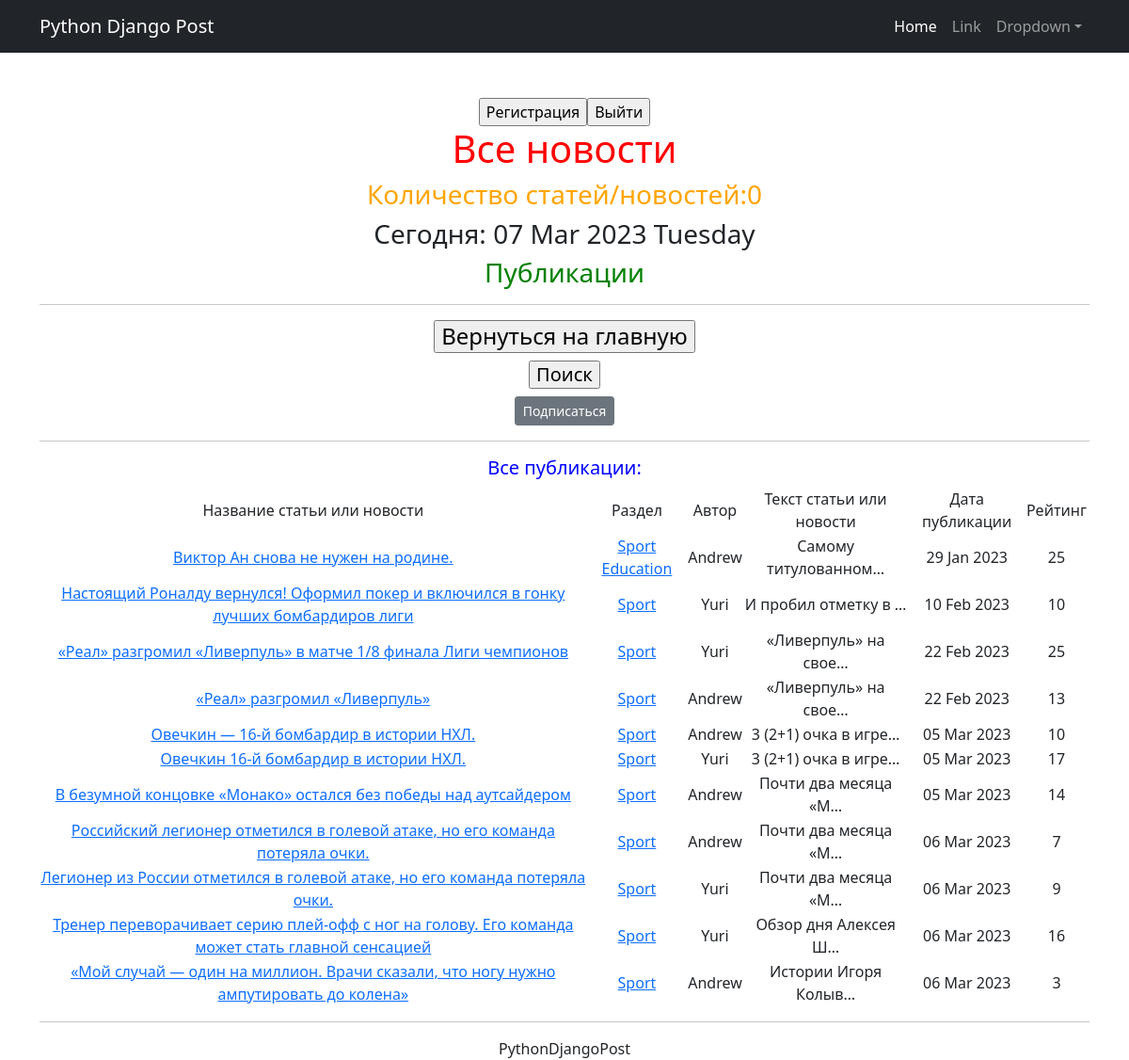
/articles/categories/1, run on the app's committed database.
### newsportal/models.py (models this page shows, shortened)
class Post(models.Model):
    author = models.ForeignKey(Author, on_delete=models.CASCADE)
    NEWS = 'NW'
    ARTICLE = 'AR'
    CATEGORY_CHOICES = (
        (NEWS, 'Новости'),
        (ARTICLE, 'Статья'),
    )
    categoryType = models.CharField(max_length=2, choices=CATEGORY_CHOICES, default=ARTICLE)
    dateCreation = models.DateTimeField(auto_now_add=True)
    postCategory = models.ManyToManyField(Category, through='PostCategory')
    title = models.CharField(max_length=128)
    text = models.TextField()
    rating = models.SmallIntegerField(default=0)

class Category(models.Model):
    name = models.CharField(max_length=64, unique=True)
    subscribers = models.ManyToManyField(User, related_name='categories')
    def __str__(self):
        return f'{self.name}'

class Author(models.Model):
    authorUser = models.OneToOneField(User, on_delete=models.CASCADE)
    ratingAuthor = models.SmallIntegerField(default=0)

### newsportal/views.py (the view)
# urls.py: path('categories/<int:pk>', CategoryListView.as_view(), name='category_list'),
class CategoryListView(ListView):
    model = Post
    template_name = 'category_list.html'
    context_object_name = 'category_news_list'
    def get_queryset(self):
        self.postCategory = get_object_or_404(Category, id=self.kwargs['pk'])
        queryset = Post.objects.filter(postCategory=self.postCategory).order_by()
        return queryset
    def get_context_data(self, **kwargs):
        context = super().get_context_data(**kwargs)
        context['is_not_subscriber'] = self.request.user not in self.postCategory.subscribers.all()
        context['category'] = self.postCategory
        return context

### newsportal/templatetags/custom_filters.py (called while the page is built)
@register.filter()
def censor(value):
   forbwords = ['припомнили', 'олимпийским', 'спортивную', 'победителю', 'лучшей', 'витамины', 'добавки', 'товары', 'поощрение', 'денежного', 'поведению', 'неправильном']
   if not isinstance(value, str):
      raise TypeError(f"Некорректный набор: '{type(value)}'Введите строковое значение")
   for word in value.split():
      if word.lower() in forbwords:
         value = value.replace(word, f"{word[0]}{'*' * (len(word) - 1)}")
   return value

### newsportal/templatetags/custom_tags.py (called while the page is built)
@register.simple_tag()
def current_time(format_string='%b %d %Y'):
   return datetime.utcnow().strftime(format_string)

### templates/category_list.html (shortened to what this page needs)
{% extends 'flatpages/default.html' %}
{% load custom_filters %}
{% load custom_tags %}
{% block content %}
    <div class="btn-group">
    <form><a href="http://127.0.0.1:8000/accounts/signup/"><input type="button" value="Регистрация" /></a></form>
        <form><a href="http://127.0.0.1:8000/accounts/logout/"><input type="button" value="Выйти" /></a></form>
    </div>
  <h1><font color="red">Все новости</font></h1>
   <h3><font color="orange">Количество статей/новостей:{{ news_content|length }}</font></h3>
   <h3>Сегодня: {% current_time '%d %b %Y %A' %}</h3>
    <h3><font color="green">Публикации</font></h3>
    <hr>
    {% if category_news_list %}
    <h4>
    <form><a href="{% url 'news_list' %}"><input type="button" value="Вернуться на главную" /></a></form>
    </h4>
    <h5>
    <form><a href="{% url 'post_search' %}"><input type="button" value="Поиск" /></a></form>
    </h5>
    <h5>
      {% if is_not_subscriber %}
    <p><a href="{% url 'subscribe' category.id %}" class="btn btn-secondary btn-sm">Подписаться</a></p>
      {% endif %}
    </h5>
    <hr>
    <h5><font color="blue">Все публикации:</font></h5>
       <table>
           <tr>
               <td>Название статьи или новости</td>
               <td>Раздел</td>
               <td>Автор</td>
               <td>Текст статьи или новости</td>
               <td>Дата публикации</td>
                <td>Рейтинг</td>
           <tr>
           {% for Post in category_news_list %}
           <tr>
               <td>
                   <a href="{% url 'news_detail' pk=Post.id %}">{{ Post.title|censor }}</a>
               </td>
               <td>
                     {% for category in Post.postCategory.all %}
                     <a href="{% url 'category_list' category.id %}">{{ category }}</a>
                     {% endfor %}
               </td>
               <td>{{ Post.author.authorUser }}</td>
               <td>{{ Post.text|truncatechars:20 }}</td>
               <td>{{ Post.dateCreation|date:'d M Y ' }}</td>
                <td>{{ Post.rating }}</td>
                <td>
                </td>
          <tr>
           {% endfor %}
       </table>
    {% else %}
       <h2>Публикаций нет!</h2>
    {% endif %}
    <hr>
    <h7>PythonDjangoPost</h7>
{% endblock content %}

### templates/flatpages/default.html (shortened to what this page needs)
<!DOCTYPE html>
<html lang="en">
    <head>
        {% load static %}
        <link href="{% static 'css/styles.css' %}" rel="stylesheet" />
    </head>
    <body>
        <nav class="navbar navbar-expand-lg navbar-dark bg-dark">
            <div class="container">
                <a class="navbar-brand" href="#">Python Django Post</a>
                <div class="collapse navbar-collapse" id="navbarSupportedContent">
                    <ul class="navbar-nav ms-auto mb-2 mb-lg-0">
                        <li class="nav-item"><a class="nav-link active" aria-current="page" href="#">Home</a></li>
                        <li class="nav-item"><a class="nav-link" href="#">Link</a></li>
                        <li class="nav-item dropdown">
                            <a class="nav-link dropdown-toggle" id="navbarDropdown" href="#" role="button" data-bs-toggle="dropdown" aria-expanded="false">Dropdown</a>
                        </li>
                    </ul>
                </div>
            </div>
        </nav>
        <div class="container">
            <div class="text-center mt-5">
                 {% block content %}{% endblock content %}
            </div>
        </div>
    </body>
</html>

### data on the page
Post: title|censor "Виктор Ан снова не нужен на родине.", author.authorUser "Andrew", text "Самому титулованном…", dateCreation "29 Jan 2023", rating "25"
Category: name "Sport"
Category: name "Education"
Post: title|censor "Настоящий Роналду вернулся! Оформил покер и включился в гонку лучших бомбардиров лиги", author.authorUser "Yuri", text "И пробил отметку в …", dateCreation "10 Feb 2023", rating "10"
Post: title|censor "«Реал» разгромил «Ливерпуль» в матче 1/8 финала Лиги чемпионов", author.authorUser "Yuri", text "«Ливерпуль» на свое…", dateCreation "22 Feb 2023", rating "25"
Post: title|censor "«Реал» разгромил «Ливерпуль»", author.authorUser "Andrew", text "«Ливерпуль» на свое…", dateCreation "22 Feb 2023", rating "13"
Post: title|censor "Овечкин — 16-й бомбардир в истории НХЛ.", author.authorUser "Andrew", text "3 (2+1) очка в игре…", dateCreation "05 Mar 2023", rating "10"
Post: title|censor "Овечкин 16-й бомбардир в истории НХЛ.", author.authorUser "Yuri", text "3 (2+1) очка в игре…", dateCreation "05 Mar 2023", rating "17"
Post: title|censor "В безумной концовке «Монако» остался без победы над аутсайдером", author.authorUser "Andrew", text "Почти два месяца «М…", dateCreation "05 Mar 2023", rating "14"
Post: title|censor "Российский легионер отметился в голевой атаке, но его команда потеряла очки.", author.authorUser "Andrew", text "Почти два месяца «М…", dateCreation "06 Mar 2023", rating "7"
Post: title|censor "Легионер из России отметился в голевой атаке, но его команда потеряла очки.", author.authorUser "Yuri", text "Почти два месяца «М…", dateCreation "06 Mar 2023", rating "9"
Post: title|censor "Тренер переворачивает серию плей-офф с ног на голову. Его команда может стать главной сенсацией", author.authorUser "Yuri", text "Обзор дня Алексея Ш…", dateCreation "06 Mar 2023", rating "16"
Post: title|censor "«Мой случай — один на миллион. Врачи сказали, что ногу нужно ампутировать до колена»", author.authorUser "Andrew", text "Истории Игоря Колыв…", dateCreation "06 Mar 2023", rating "3"

### other printed values
{{ news_content|length }} "0"
